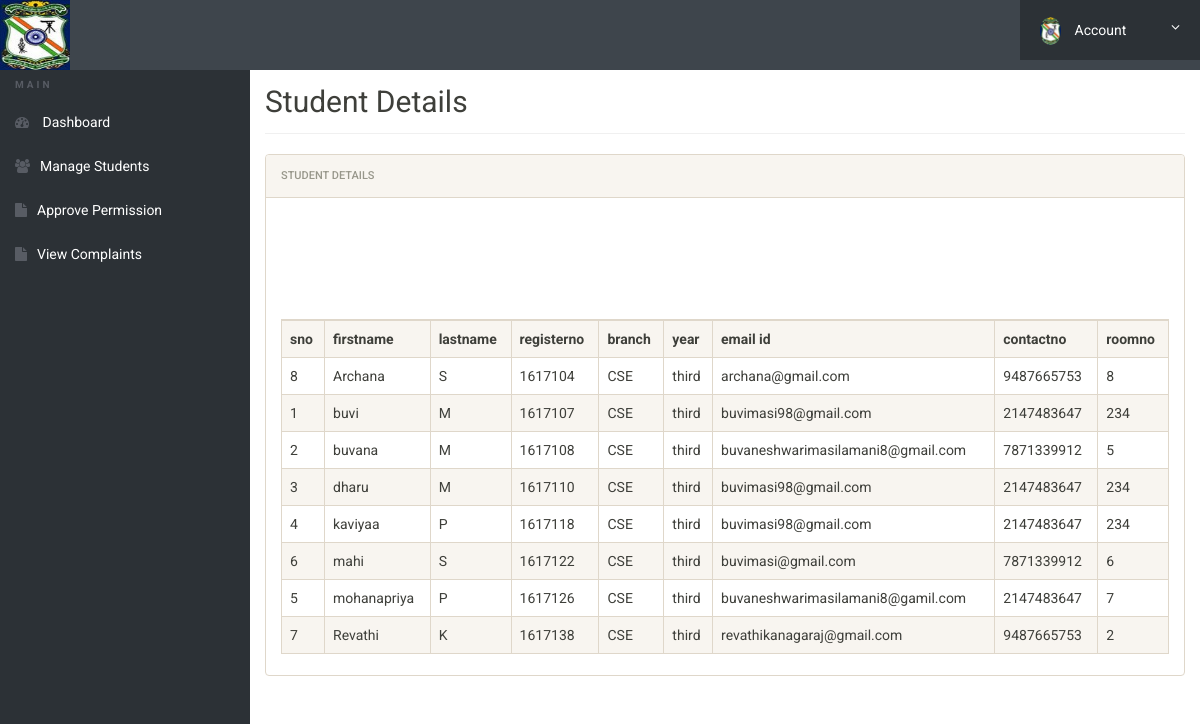
The app's page /admin/manage-students.php with its own data.
### tables this page shows
CREATE TABLE `student` (
  `sno` int(11) NOT NULL,
  `firstname` varchar(30) NOT NULL,
  `lastname` varchar(20) NOT NULL,
  `registerNumber` int(10) NOT NULL,
  `branch` varchar(50) NOT NULL,
  `year` varchar(10) NOT NULL,
  `roomno` int(10) NOT NULL,
  `contactno` bigint(10) NOT NULL,
  `email` varchar(50) NOT NULL,
  `password` varchar(20) NOT NULL,
  `photo` blob NOT NULL
);

### admin/manage-students.php (the view, shortened to what this page needs)
<?php
$dbhost = "localhost";
$dbuser = "root";
$dbpass = "";
$dbname = "portal";
$conn=new mysqli($dbhost, $dbuser,$dbpass, $dbname);
?>
<!doctype html>
<html lang="en" class="no-js">
<head>
	<link rel="stylesheet" href="css/font-awesome.min.css">
	<link rel="stylesheet" href="css/bootstrap.min.css">
	<link rel="stylesheet" href="css/dataTables.bootstrap.min.css">
	<link rel="stylesheet" href="css/bootstrap-social.css">
	<link rel="stylesheet" href="css/bootstrap-select.css">
	<link rel="stylesheet" href="css/fileinput.min.css">
	<link rel="stylesheet" href="css/awesome-bootstrap-checkbox.css">
	<link rel="stylesheet" href="css/style.css">
</head>
<body>
	<?php include('includes/header.php');?>
	<div class="ts-main-content">
			<?php include('includes/sidebar.php');?>
		<div class="content-wrapper">
			<div class="container-fluid">
				<div class="row">
					<div class="col-md-12"><br><br>
						<h2 class="page-title">Student Details</h2>
						<div class="panel panel-default">
							<div class="panel-heading">Student Details</div>
							<div class="panel-body">
                                        <?php
$query = "SELECT * FROM student";
echo "<div align='center'>";
if($conn->query($query)==True)
{
	$res=mysqli_query($conn,$query);
$display_string = '<table id="zctb" class="display table table-striped table-bordered table-hover" cellspacing="0" width="100%">';
$display_string .= '<tr style="border:1px solid black;">';
    $display_string .= "<th>sno</th>";
$display_string .= "<th>firstname</th>";
$display_string .= "<th>lastname</th>";
$display_string .= "<th>registerno</th>";
$display_string .= "<th>branch</th>";
$display_string .= "<th>year</th>";
$display_string .= "<th>email id</th>";
$display_string .= "<th>contactno</th>";
$display_string .= "<th>roomno</th>";
$display_string .= "</tr>";
echo "<br><br>";
while($row = mysqli_fetch_array($res)) {
   $display_string .= '<tr style="border:1px solid black;">';
     $display_string .= "<td>$row[sno]</td>";
   $display_string .= "<td>$row[firstname]</td>";
   $display_string .= "<td>$row[lastname]</td>";
   $display_string .= "<td>$row[registerNumber]</td>";
   $display_string .= "<td>$row[branch]</td>";
   $display_string .= "<td>$row[year]</td>";
 $display_string .= "<td>$row[email]</td>";
   $display_string .= "<td>$row[contactno]</td>";
   $display_string .= "<td>$row[roomno]</td>";
$display_string .= "</tr>";
}
echo "<br><br><br>";
$display_string .= "</table>";
echo $display_string;
echo "</div>";
}
?>
							</div>
						</div>
					</div>
				</div>
			</div>
		</div>
	</div>
</body>
</html>

### admin/includes/header.php (shortened to what this page needs)
<div class="brand clearfix">
<img src="img/logogct.jpg" class="ts-avatar hidden-side" alt="" height="70" width="70">
		<ul class="ts-profile-nav">
			<li class="ts-account">
				<a href="#"><img src="img/logogct.jpg" class="ts-avatar hidden-side" alt=""> Account <i class="fa fa-angle-down hidden-side"></i></a>
			</li>
		</ul>
	</div>

### admin/includes/sidebar.php
<nav class="ts-sidebar">
			<ul class="ts-sidebar-menu">
				<li class="ts-label">Main</li>
				<li><a href="dashboard.php"><i class="fa fa-dashboard"></i> Dashboard</a></li>
				<li><a href="manage-students.php"><i class="fa fa-users"></i>Manage Students</a></li>
				<li><a href="access-log.php"><i class="fa fa-file"></i>Approve Permission</a></li>
                <li><a href="complain.php"><i class="fa fa-file"></i>View Complaints</a></li>
		</nav>

### admin/css/style.css (style rules this page uses)
html { font-size: 14px; }
@media only screen and (min-width: 480px) { html { font-size: 17px; } }
@media only screen and (min-width: 768px) { html { font-size: 14px; } }
body { font-size: 1em; }
a { color: #37a6c4; }
.panel { overflow: hidden; }
ul, li { margin: 0; padding: 0; list-style: none; }
.page-title { padding-bottom: 15px; margin-bottom: 20px; border-bottom: 1px solid #f0f0f0; }
.brand { background: #3e454c; position: relative; z-index: 3; position: fixed; width: 100%; top: 0; }
.brand .ts-profile-nav { float: right; display: none; }
.brand .ts-profile-nav li { float: left; position: relative; }
.brand .ts-profile-nav li a { display: block; padding: 20px; color: #fff; }
.brand .ts-profile-nav .ts-account .fa-angle-down { float: right; }
.brand .ts-profile-nav .ts-account > a { width: 180px; background: #2c3136; }
.brand .ts-profile-nav .ts-account .ts-avatar { border-radius: 50%; height: 28px; margin: -10px 0; margin-right: 10px; }
@media only screen and (min-width: 992px) { .brand .ts-profile-nav { display: block; } }
.ts-sidebar { background: #2c3136; max-height: 0; transition: max-height 0.3s; overflow: hidden; position: fixed; z-index: 2; width: 100%; bottom: 0; top: 60px; overflow-y: auto; }
@media only screen and (min-width: 992px) { .ts-sidebar { max-height: 100%; bottom: 0; } }
.ts-sidebar-menu .ts-label { color: #585c64; font-weight: bold; padding: 8px 15px; text-transform: uppercase; font-size: 10px; letter-spacing: 3px; margin-top: 10px; }
.ts-sidebar-menu a { display: block; text-decoration: none; padding: 12px 15px; color: #fff; }
.ts-sidebar-menu li { position: relative; }
.ts-sidebar-menu li i { color: #585c64; margin-right: 10px; }
.ts-main-content .content-wrapper { padding-top: 15px; margin-top: 10px; }
@media only screen and (min-width: 992px) { .ts-main-content .ts-sidebar { width: 250px; float: left; } }
@media only screen and (min-width: 992px) { .ts-main-content .content-wrapper { margin-left: 250px; } }

### records on screen
student: sno "8", firstname "Archana", lastname "S", registerNumber "1617104", branch "CSE", year "third", email "archana@gmail.com", contactno "9487665753", roomno "8"
student: sno "1", firstname "buvi", lastname "M", registerNumber "1617107", branch "CSE", year "third", email "buvimasi98@gmail.com", contactno "2147483647", roomno "234"
student: sno "2", firstname "buvana", lastname "M", registerNumber "1617108", branch "CSE", year "third", email "buvaneshwarimasilamani8@gmail.com", contactno "7871339912", roomno "5"
student: sno "3", firstname "dharu", lastname "M", registerNumber "1617110", branch "CSE", year "third", email "buvimasi98@gmail.com", contactno "2147483647", roomno "234"
student: sno "4", firstname "kaviyaa", lastname "P", registerNumber "1617118", branch "CSE", year "third", email "buvimasi98@gmail.com", contactno "2147483647", roomno "234"
student: sno "6", firstname "mahi", lastname "S", registerNumber "1617122", branch "CSE", year "third", email "buvimasi@gmail.com", contactno "7871339912", roomno "6"
student: sno "5", firstname "mohanapriya", lastname "P", registerNumber "1617126", branch "CSE", year "third", email "buvaneshwarimasilamani8@gamil.com", contactno "2147483647", roomno "7"
student: sno "7", firstname "Revathi", lastname "K", registerNumber "1617138", branch "CSE", year "third", email "revathikanagaraj@gmail.com", contactno "9487665753", roomno "2"
